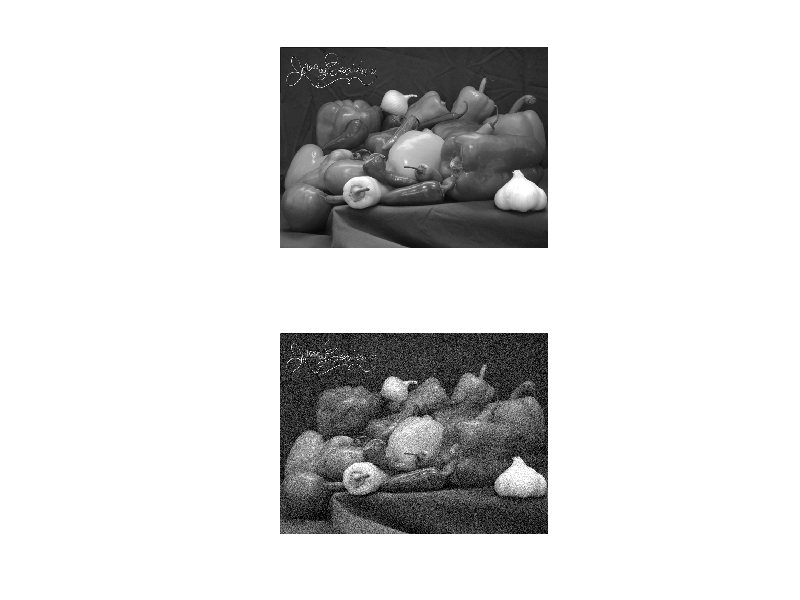
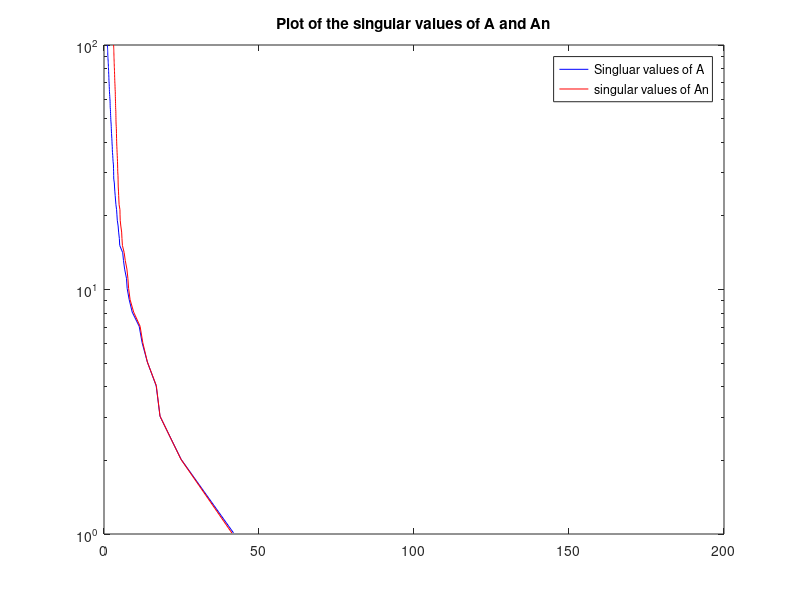
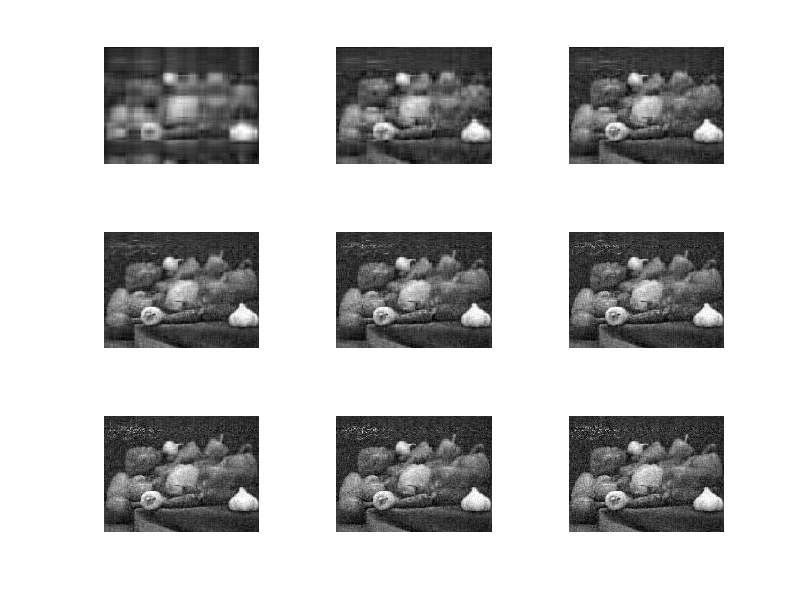
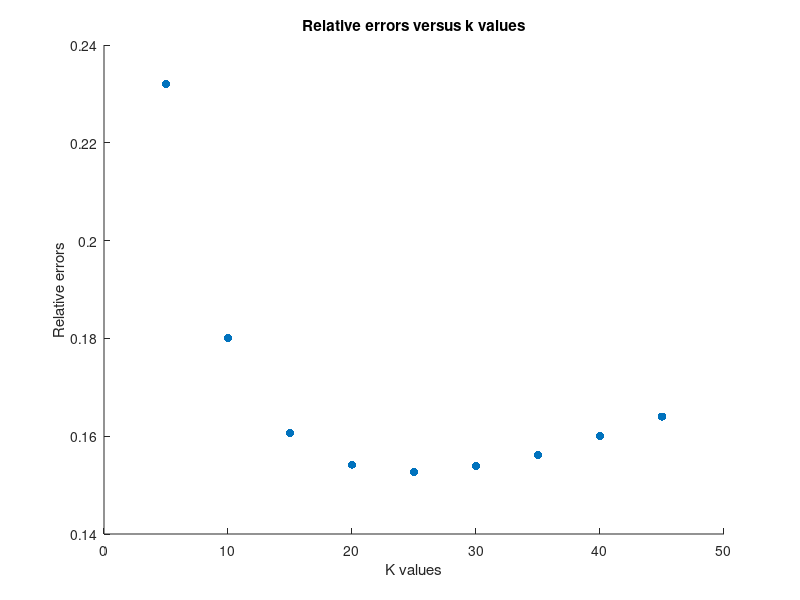

Here is the MATLAB script that generated these plots, in order:
%Comment: this goes for both parts of my code. My group members were
%supposed to clean up this code and make it less tear-worthy, but they were
%not able to. I wrote literally all of this, so it does not seem fair for
%me to do more work on it. 
%Part a)%
load data.mat
E = An - A;
figure(1);
ax1 = subplot(2,1,1);
imshow(A)
ax2 = subplot(2,1,2);
imshow(An)
%part b)%
figure
[U,S,V] = svd(A);
[Un,Sn,Vn] = svd(An);
Sa = S(:,1:100);
Sa1 = Sn(:,1:100);
Sa0 = nonzeros(Sa);
Sa10 = nonzeros(Sa1);
X = linspace(0,100);
figure(2);
Q = semilogy(Sa0,X,'b',Sa10,X,'r');
title('Plot of the singular values of A and An')
legend('Singluar values of A','singular values of An')
%Part c)%
k1 = 5;
k2 = 10;
k3 = 15;
k4 = 20;
k5 = 25;
k6 = 30;
k7 = 35;
k8 = 40;
k9 = 45;
Unk1 = Un(:,1:k1);
Snk1 = Sn(1:k1,1:k1);
Vnk1 = Vn(:,1:k1);
Unk2 = Un(:,1:k2);
Snk2 = Sn(1:k2,1:k2);
Vnk2 = Vn(:,1:k2);
Unk3 = Un(:,1:k3);
Snk3 = Sn(1:k3,1:k3);
Vnk3 = Vn(:,1:k3);
Unk4 = Un(:,1:k4);
Snk4 = Sn(1:k4,1:k4);
Vnk4 = Vn(:,1:k4);
Unk5 = Un(:,1:k5);
Snk5 = Sn(1:k5,1:k5);
Vnk5 = Vn(:,1:k5);
Unk6 = Un(:,1:k6);
Snk6 = Sn(1:k6,1:k6);
Vnk6 = Vn(:,1:k6);
Unk7 = Un(:,1:k7);
Snk7 = Sn(1:k7,1:k7);
Vnk7 = Vn(:,1:k7);
Unk8 = Un(:,1:k8);
Snk8 = Sn(1:k8,1:k8);
Vnk8 = Vn(:,1:k8);
Unk9 = Un(:,1:k9);
Snk9 = Sn(1:k9,1:k9);
Vnk9 = Vn(:,1:k9);
Ank1= Unk1*Snk1*transpose(Vnk1); 
Ank2= Unk2*Snk2*transpose(Vnk2);
Ank3= Unk3*Snk3*transpose(Vnk3); 
Ank4= Unk4*Snk4*transpose(Vnk4); 
Ank5= Unk5*Snk5*transpose(Vnk5);
Ank6= Unk6*Snk6*transpose(Vnk6); 
Ank7= Unk7*Snk7*transpose(Vnk7); 
Ank8= Unk8*Snk8*transpose(Vnk8); 
Ank9= Unk9*Snk9*transpose(Vnk9); 
figure(3);
bx1 = subplot(3,3,1);
imshow(Ank1)
bx2 = subplot(3,3,2);
imshow(Ank2)
bx3 = subplot(3,3,3);
imshow(Ank3)
bx4 = subplot(3,3,4);
imshow(Ank4)
bx5 = subplot(3,3,5);
imshow(Ank5)
bx6 = subplot(3,3,6);
imshow(Ank6)
bx7 = subplot(3,3,7);
imshow(Ank7)
bx8 = subplot(3,3,8);
imshow(Ank8)
bx9 = subplot(3,3,9);
imshow(Ank9)
%Part d)%
Ferror1 = ((norm(A-Ank1,'fro')/(norm(A,'fro'))));
Ferror2 = ((norm(A-Ank2,'fro')/(norm(A,'fro'))));
Ferror3 = ((norm(A-Ank3,'fro')/(norm(A,'fro'))));
Ferror4 = ((norm(A-Ank4,'fro')/(norm(A,'fro'))));
Ferror5 = ((norm(A-Ank5,'fro')/(norm(A,'fro'))));
Ferror6 = ((norm(A-Ank6,'fro')/(norm(A,'fro'))));
Ferror7 = ((norm(A-Ank7,'fro')/(norm(A,'fro'))));
Ferror8 = ((norm(A-Ank8,'fro')/(norm(A,'fro'))));
Ferror9 = ((norm(A-Ank9,'fro')/(norm(A,'fro'))));
Ferrors = [Ferror1, Ferror2, Ferror3, Ferror4, Ferror5, Ferror6, Ferror7, Ferror8, Ferror9];
ks = [k1, k2, k3, k4, k5, k6, k7, k8, k9];
figure(4);
scatter(ks,Ferrors,'filled')
title('Relative errors versus k values')
xlabel('K values')
ylabel('Relative errors')
%Part e)%
%The 7th, 8th, or 9th images. The graph for part d) leads me to lean
%towards the 7th due to the lower relative error%
